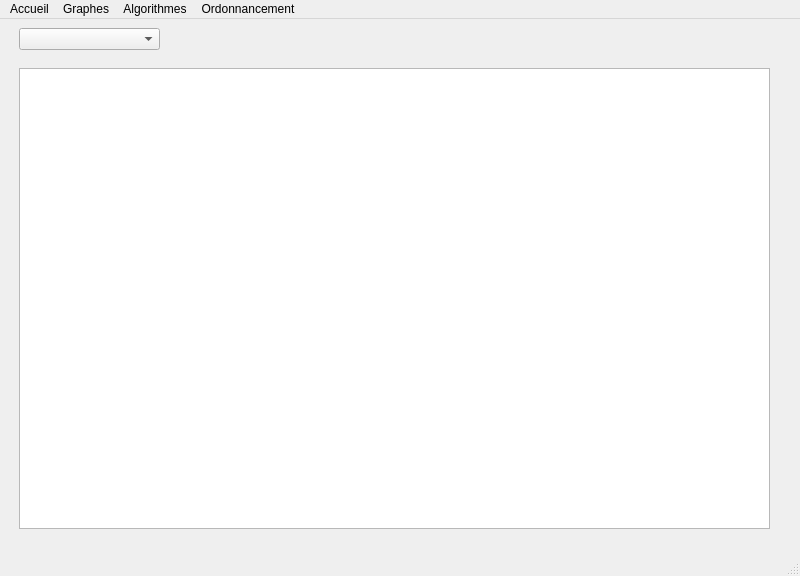
<?xml version="1.0" encoding="UTF-8"?>
<ui version="4.0">
 <class>MainWindow</class>
 <widget class="QMainWindow" name="MainWindow">
  <property name="geometry">
   <rect>
    <x>0</x>
    <y>0</y>
    <width>800</width>
    <height>576</height>
   </rect>
  </property>
  <property name="windowTitle">
   <string>MainWindow</string>
  </property>
  <widget class="QWidget" name="centralwidget">
   <layout class="QHBoxLayout" name="horizontalLayout">
    <item>
     <widget class="QStackedWidget" name="stackedWidget">
      <widget class="QWidget" name="page_accueil">
       <widget class="QComboBox" name="comboGraphesAccueil">
        <property name="geometry">
         <rect>
          <x>10</x>
          <y>0</y>
          <width>141</width>
          <height>22</height>
         </rect>
        </property>
       </widget>
       <widget class="QGraphicsView" name="graphicsView">
        <property name="geometry">
         <rect>
          <x>10</x>
          <y>40</y>
          <width>751</width>
          <height>461</height>
         </rect>
        </property>
       </widget>
      </widget>
      <widget class="QWidget" name="page_graphes">
       <widget class="QTableWidget" name="tableGraphes">
        <property name="geometry">
         <rect>
          <x>120</x>
          <y>30</y>
          <width>491</width>
          <height>421</height>
         </rect>
        </property>
        <column>
         <property name="text">
          <string>Nom</string>
         </property>
        </column>
        <column>
         <property name="text">
          <string>Nbr sommets</string>
         </property>
        </column>
        <column>
         <property name="text">
          <string>Nbr arêtes</string>
         </property>
        </column>
        <column>
         <property name="text">
          <string>Orienté</string>
         </property>
        </column>
        <column>
         <property name="text">
          <string>Valué</string>
         </property>
        </column>
       </widget>
      </widget>
      <widget class="QWidget" name="page_algos">
       <widget class="QComboBox" name="comboGrapheAlgo">
        <property name="geometry">
         <rect>
          <x>70</x>
          <y>0</y>
          <width>171</width>
          <height>22</height>
         </rect>
        </property>
       </widget>
       <widget class="QComboBox" name="comboAlgo">
        <property name="geometry">
         <rect>
          <x>500</x>
          <y>0</y>
          <width>201</width>
          <height>22</height>
         </rect>
        </property>
       </widget>
       <widget class="QLabel" name="label">
        <property name="geometry">
         <rect>
          <x>10</x>
          <y>0</y>
          <width>49</width>
          <height>16</height>
         </rect>
        </property>
        <property name="text">
         <string>Graphe :</string>
        </property>
       </widget>
       <widget class="QLabel" name="label_2">
        <property name="geometry">
         <rect>
          <x>418</x>
          <y>0</y>
          <width>71</width>
          <height>20</height>
         </rect>
        </property>
        <property name="text">
         <string>Algorithme :</string>
        </property>
       </widget>
       <widget class="QPlainTextEdit" name="resultatAlgo">
        <property name="geometry">
         <rect>
          <x>193</x>
          <y>150</y>
          <width>351</width>
          <height>251</height>
         </rect>
        </property>
       </widget>
       <widget class="QPushButton" name="buttonLancerAlgo">
        <property name="geometry">
         <rect>
          <x>300</x>
          <y>90</y>
          <width>131</width>
          <height>24</height>
         </rect>
        </property>
        <property name="text">
         <string>Lancer algorithme</string>
        </property>
       </widget>
      </widget>
      <widget class="QWidget" name="page_algos_explications">
       <widget class="QComboBox" name="comboAlgo_2">
        <property name="geometry">
         <rect>
          <x>110</x>
          <y>10</y>
          <width>211</width>
          <height>22</height>
         </rect>
        </property>
       </widget>
       <widget class="QLabel" name="label_3">
        <property name="geometry">
         <rect>
          <x>20</x>
          <y>10</y>
          <width>81</width>
          <height>16</height>
         </rect>
        </property>
        <property name="text">
         <string>Algorithme :</string>
        </property>
       </widget>
       <widget class="QPlainTextEdit" name="TextEditExplicationsAlgos">
        <property name="geometry">
         <rect>
          <x>110</x>
          <y>90</y>
          <width>531</width>
          <height>281</height>
         </rect>
        </property>
       </widget>
      </widget>
     </widget>
    </item>
   </layout>
  </widget>
  <widget class="QMenuBar" name="menubar">
   <property name="geometry">
    <rect>
     <x>0</x>
     <y>0</y>
     <width>800</width>
     <height>22</height>
    </rect>
   </property>
   <widget class="QMenu" name="menuAccueil">
    <property name="title">
     <string>Accueil</string>
    </property>
    <addaction name="actionAccueil"/>
   </widget>
   <widget class="QMenu" name="menuAlgorithmes">
    <property name="title">
     <string>Algorithmes</string>
    </property>
    <addaction name="actionExecuter_un_algorithme"/>
    <addaction name="actionExplications"/>
   </widget>
   <widget class="QMenu" name="menuOrdonnancement">
    <property name="title">
     <string>Ordonnancement</string>
    </property>
   </widget>
   <widget class="QMenu" name="menuGraphes">
    <property name="title">
     <string>Graphes</string>
    </property>
    <addaction name="actionAjouter_un_graphe"/>
    <addaction name="actionListe_des_graphes"/>
   </widget>
   <addaction name="menuAccueil"/>
   <addaction name="menuGraphes"/>
   <addaction name="menuAlgorithmes"/>
   <addaction name="menuOrdonnancement"/>
  </widget>
  <widget class="QStatusBar" name="statusbar"/>
  <action name="actionAjouter_un_graphe">
   <property name="text">
    <string>Ajouter un graphe</string>
   </property>
  </action>
  <action name="actionListe_des_graphes">
   <property name="text">
    <string>Liste des graphes</string>
   </property>
  </action>
  <action name="actionAccueil">
   <property name="text">
    <string>Accueil</string>
   </property>
  </action>
  <action name="actionExecuter_un_algorithme">
   <property name="text">
    <string>Executer un algorithme</string>
   </property>
  </action>
  <action name="actionExplications">
   <property name="text">
    <string>Explications</string>
   </property>
  </action>
 </widget>
 <resources/>
 <connections/>
</ui>
